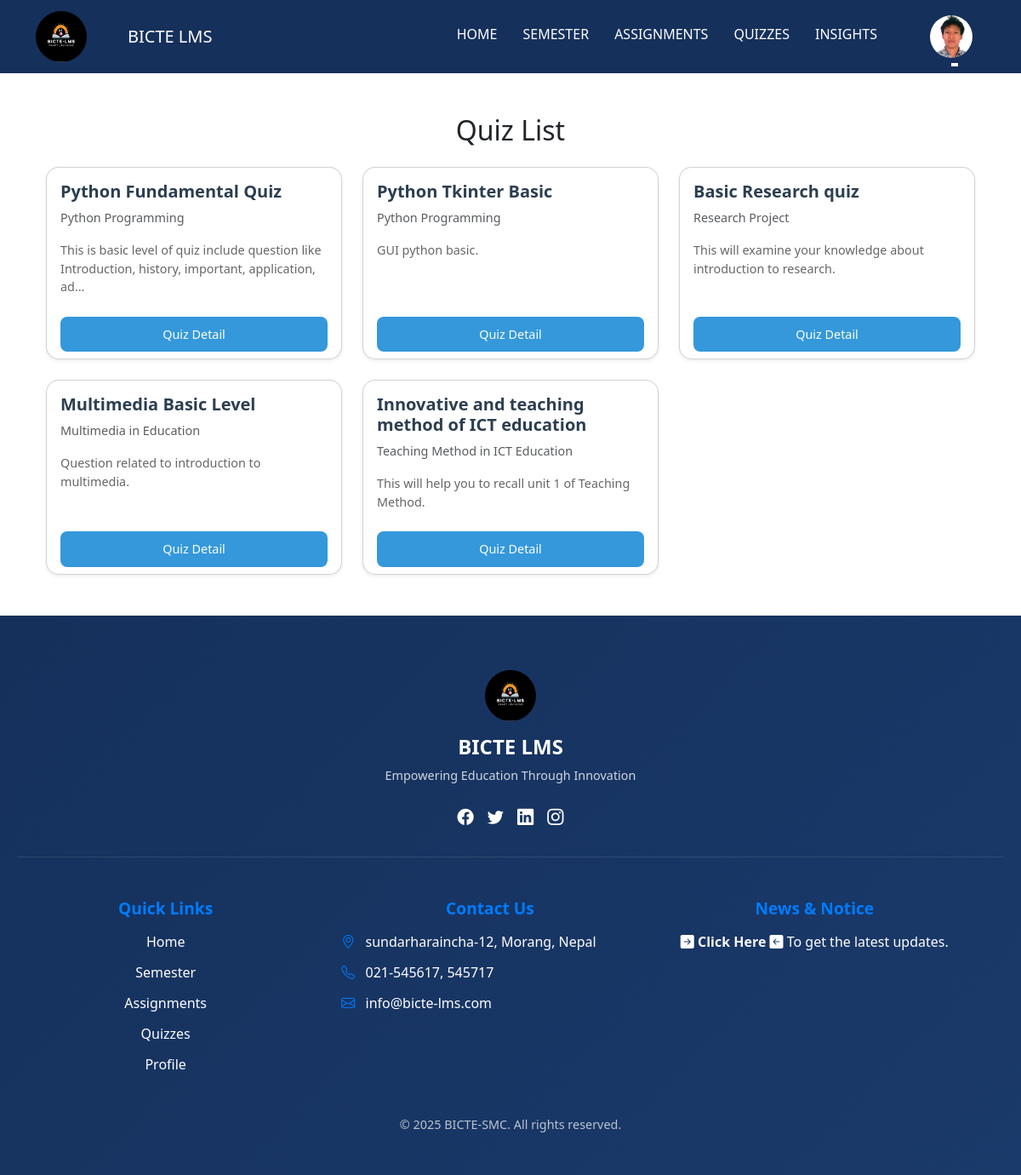
/api/student-quiz-list/ (signed in), run on the app's committed database.
### main/models.py (models this page shows, shortened)
class Student(models.Model):
    profile_picture = models.ImageField(upload_to='student_pics/', null=True, blank=True, default='no_image2.jpg')
    st_exam_roll_no = models.CharField(max_length=8, default='00000000')
    st_reg_no = models.CharField(max_length=40, default='0-0-000-00-0000')
    st_name = models.CharField(max_length=100)
    st_date_of_birth = models.DateField(null=True, blank=True)
    st_address = models.CharField(max_length=255)
    st_contact = models.CharField(max_length=15)
    enrollment_date = models.IntegerField(null=True, blank=True)
    st_email = models.EmailField(unique=True)
    st_password = models.CharField(max_length=128, default='studentSMC1')  # Default password
    st_gender = models.CharField(max_length=10, choices=[('Male', 'Male'), ('Female', 'Female'), ('Other', 'Other')], null=True, blank=True)
    st_father_name = models.CharField(max_length=100, null=True, blank=True)
    semester = models.ForeignKey('Semester', on_delete=models.CASCADE)
    email_sent = models.BooleanField(default=False)  # Track if email has been sent
    class Meta:
        verbose_name = "Student"
        verbose_name_plural = "Students"

class Quiz(models.Model):
    title = models.CharField(max_length=255, verbose_name="Quiz Title")
    description = models.TextField(blank=True, null=True, verbose_name="Description")
    created_at = models.DateTimeField(auto_now_add=True, verbose_name="Created At")
    updated_at = models.DateTimeField(auto_now=True, verbose_name="Updated At")
    is_active = models.BooleanField(default=True, verbose_name="Is Active")
    course = models.ForeignKey(Course, on_delete=models.CASCADE, related_name="quizzes", verbose_name="Course")
    teacher = models.ForeignKey(Teacher, on_delete=models.CASCADE, related_name="quizzes", verbose_name="Teacher")
    class Meta:
        verbose_name = "Quiz"
        verbose_name_plural = "Quizzes"

class Course(models.Model):
    syllabus_file = models.FileField(upload_to='syllabus_files/', null=True, blank=True)
    subject_code = models.CharField(max_length=20)
    title = models.CharField(max_length=50)
    description = models.TextField()
    credits = models.IntegerField()
    is_elective = models.BooleanField(default=False, blank=True, null=True)
    semester = models.ForeignKey(Semester, on_delete=models.CASCADE)
    teacher = models.ForeignKey(Teacher, on_delete=models.SET_NULL, null=True, blank=True)
    class Meta:
        verbose_name = "Course"
        verbose_name_plural = "Courses"

### main/views.py (the view)
# urls.py: path('student-quiz-list/', views.StudentQuizListView.as_view(), name='student-quiz-list'),
class StudentQuizListView(LoginRequiredMixin, TemplateView):
    template_name = 'student_template/student_quiz_list.html'
    login_url = '/api/login/'
    def get_context_data(self, **kwargs):
        context = super().get_context_data(**kwargs)
        try:
            student = Student.objects.get(id=self.request.session.get('user_id'))
            context['student'] = student
            if student.semester:
                if student.semester.is_active:
                    quizzes = Quiz.objects.filter(course__semester=student.semester, is_active=True)
                    context['quizzes'] = quizzes
                else:
                    context['warning'] = 'You are not enrolled in an active semester. Please contact the administrator.'
                    context['quizzes'] = []
            else:
                context['warning'] = 'You are not enrolled in any semester. Please contact the administrator.'
                context['quizzes'] = []
        except Student.DoesNotExist:
            context['error'] = 'Student not found. Please log in again.'
        return context

### templates/student_template/student_quiz_list.html (shortened to what this page needs)
{% extends "student_template/st_base_template.html" %} {% load static %} {% block title %} Quiz List - BICTESMC {% endblock %} {% block content %}
<div class="container my-5">
    <h2 class="text-center mb-4">Quiz List</h2>
    <div class="row row-cols-1 row-cols-md-2 row-cols-lg-3 g-4">
        {% for quiz in quizzes %}
        <div class="col">
            <div class="card h-100 shadow-sm quiz-card">
                <div class="card-body">
                    <h5 class="card-title">{{ quiz.title }}</h5>
                    <p class="card-text text-muted">{{ quiz.course.title }}</p>
                    <p class="card-text">{{ quiz.description|truncatechars:100 }}</p>
                </div>
                <div class="card-footer bg-transparent border-0">
                    <a href="{% url 'student-quiz-detail' quiz.id %}" class="btn btn-primary w-100"> Quiz Detail</a>
                </div>
            </div>
        </div>
        {% empty %}
        <div class="container my-5 d-flex justify-content-center align-items-center">
            <div class="alert alert-info text-center " role="alert ">
                No quizzes available for your semester.
            </div>
        </div>
        {% endfor %}
    </div>
</div>
{% endblock %}

### templates/student_template/st_base_template.html (shortened to what this page needs)
<!DOCTYPE html>
<html lang="en">
<head>
    <link rel="stylesheet" href="https://cdn.jsdelivr.net/npm/bootstrap-icons@1.11.3/font/bootstrap-icons.min.css">
    <link href="https://cdn.jsdelivr.net/npm/bootstrap@5.3.0/dist/css/bootstrap.min.css" rel="stylesheet" />
</head>
<body>
    {% load static %}
    <nav class="navbar navbar-expand-lg navbar-dark bg-dark">
        <div class="container">
            <div class="navbar-logo">
                <img class="mt-auto mb-auto" src="{% static 'images/main_logo.png' %}" alt="Logo" />
            </div>
            <a class="navbar-brand ms-5" href="#">BICTE LMS</a>
            <div class="collapse navbar-collapse" id="navbarNav">
                <ul class="navbar-nav ms-auto this_pading">
                    <li class="nav-item custom-padding dropdown">
                        <a class="nav-link {% if request.path == '/api/student-home/' %}active{% endif %}" href="/api/student-home/">Home</a>
                    </li>
                    <li class="nav-item custom-padding">
                        <a class="nav-link {% if request.path == '/api/st-semester-view/' %}active{% endif %}" href="/api/st-semester-view/{{ student.semester.id }}/">Semester</a
              >
            </li>
              <li class="nav-item custom-padding">
                        <a class="nav-link {% if request.path == '/api/student-assignment-view/' %}active{% endif %}" href="/api/student-assignment-view/">Assignments</a>
                    </li>
                    <li class="nav-item custom-padding">
                        <a class="nav-link {% if request.path == '/api/leaderboard/' %}active{% endif %}" href="/api/leaderboard/">Quizzes</a
              >
            </li>
            <li class="nav-item custom-padding dropdown">
              <a
                class="nav-link {% if request.path == '#' %}active{% endif %}"
                href="#"
                >Insights</a
              >
            </li>
              </ul>
            <li class="nav-item dropdown user_profile">
              <a
                class="nav-link dropdown-toggle no-hover"
                href="#"
                id="navbarDropdown"
                role="button"
                data-bs-toggle="dropdown"
                aria-expanded="false"
              >
                {% if student.profile_picture %}
                <img
                  src="{{ student.profile_picture.url }}"
                  alt="Profile Picture"
                  class="rounded-circle"
                  style="width: 50px; height: 50px"
                />
                {% endif %}
              </a>
            </li>
        </div>
      </div>
    </nav>
    <div class="container mt-4">{% block content %}{% endblock %}</div>
    <footer class="footer-section">
      <div class="footer-container">
          <div class="footer-top">
              <div class="footer-brand">
                  <div class="navbar-logo">
                      <a href="#">
                        <img src="{% static 'images/main_logo.png' %}" alt="Logo" />
                      </a>
            </div>
            <h3 class="brand-name" style="color:white !important;">BICTE LMS</h3>
            <p class="brand-tagline">Empowering Education Through Innovation</p>
            <div class="social-icons">
                <a href="#" class="social-icon"><i class="bi bi-facebook"></i></a>
                <a href="#" class="social-icon"><i class="bi bi-twitter"></i></a>
                <a href="#" class="social-icon"><i class="bi bi-linkedin"></i></a>
                <a href="#" class="social-icon"><i class="bi bi-instagram"></i></a>
            </div>
        </div>
        </div>
        <div class="footer-links mt-5 pe-5" style=" justify-content: center;  ">
            <div class="links-column" style=" text-align: center;">
                <h4 class="links-title">Quick Links</h4>
                <ul>
                    <li><a href="/api/student-home/">Home</a></li>
                    <li>
                        {% if student.semester %}
                        <a href="{% url 'st-semester-view' student.semester.id %}">Semester</a> {% else %}
                        <span class="text-muted error_semester ">Semester (Not Assigned)</span> {% endif %}
                    </li>
                    <li><a href="/api/student-assignment/">Assignments</a></li>
                    <li><a href="/api/leaderboard/">Quizzes</a></li>
                    <li><a href="/api/student-profile/">Profile</a></li>
                </ul>
            </div>
            <div class="links-column">
                <h4 class="links-title  text-center">Contact Us</h4>
                <ul>
                    <li><i class="bi bi-geo-alt"></i> sundarharaincha-12, Morang, Nepal</li>
                    <li><i class="bi bi-telephone"></i> 021-545617, 545717</li>
                    <li><i class="bi bi-envelope"></i> info@bicte-lms.com</li>
                </ul>
            </div>
            <div class="links-column">
                <h4 class="links-title text-center">News &amp; Notice</h4>
                <p class=" text-center bi bi-arrow-right-square-fill">
                    <a href="/api/student-notice-list/" class="text-decoration-none text-light fw-bold"> Click Here </a><span class="bi bi-arrow-left-square-fill"> To get the latest updates</span>.</p>
            </div>
        </div>
        <div class="footer-bottom">
            <p>&copy; <span id="current-year"></span> BICTE-SMC. All rights reserved.</p>
        </div>
        </div>
        </footer>
</body>
</html>

### templates/student_template/st_base_template.html (style rules this page uses)
.navbar-logo img { width: 60px; height: 60px; border-radius: 50%; transition: transform 0.3s ease; }
.navbar { background-color: #15305b !important; }
.navbar .navbar-nav .nav-link { color: #fff !important; font-weight: 500; padding: 10px 15px; text-transform: uppercase; transition: all 0.3s ease; position: relative; }
.navbar .navbar-nav .nav-link::after { content: ''; position: absolute; width: 0; height: 2px; background: white; bottom: 0; left: 50%; transform: translateX(-50%); transition: width 0.3s ease; }
.custom-padding { padding-top: 10px; }
.user_profile { padding-left: 2rem; }
.footer-section { background: linear-gradient(135deg, #15305b, #1a3a6b); color: #fff; padding: 4rem 0 2rem 0; position: relative; overflow: hidden; }
.footer-container { max-width: 1200px; margin: 0 auto; padding: 0 20px; }
.footer-top { display: flex; flex-wrap: wrap; gap: 2rem; padding-bottom: 2rem; border-bottom: 1px solid rgba(255, 255, 255, 0.1); }
.footer-brand { flex: 1; min-width: 250px; display: flex; flex-direction: column; align-items: center; text-align: center; }
.navbar-logo img { width: 60px; height: 60px; border-radius: 50%; margin-bottom: 1rem; }
.brand-name { font-size: 1.5rem; font-weight: bold; margin-bottom: 0.5rem; }
.brand-tagline { font-size: 0.9rem; color: rgba(255, 255, 255, 0.8); margin-bottom: 1.5rem; }
.social-icons { display: flex; gap: 1rem; justify-content: center; }
.social-icon { color: #fff; font-size: 1.2rem; transition: transform 0.3s ease, color 0.3s ease; }
.footer-links { flex: 2; display: flex; gap: 2rem; flex-wrap: wrap; }
.links-column { flex: 1; min-width: 150px; }
.links-title { font-size: 1.2rem; font-weight: bold; margin-bottom: 1rem; color: #007bff; }
.links-column ul { list-style: none; padding: 0; }
.links-column ul li { margin-bottom: 0.75rem; }
.links-column ul li a { color: #fff; text-decoration: none; transition: color 0.3s ease; }
.links-column ul li i { margin-right: 0.5rem; color: #007bff; }
.footer-bottom { text-align: center; padding-top: 2rem; font-size: 0.9rem; color: rgba(255, 255, 255, 0.7); }

### templates/student_template/student_quiz_list.html (style rules this page uses)
.quiz-card { border-radius: 15px; transition: transform 0.3s ease, box-shadow 0.3s ease; }
.card-title { font-size: 1.25rem; font-weight: 600; color: #2c3e50; }
.card-text { font-size: 0.9rem; color: #666; }
.btn-primary { background-color: #3498db; border: none; border-radius: 8px; padding: 10px 20px; font-size: 0.9rem; transition: background-color 0.3s ease; }

### data on the page
Student: profile_picture (picture)
Quiz: title "Python Fundamental Quiz", course "Python Programming", description "This is basic level of quiz include question like Introduction, history, important, application, ad…"
Quiz: title "Python Tkinter Basic", course "Python Programming", description "GUI python basic."
Quiz: title "Basic Research quiz", course "Research Project", description "This will examine your knowledge about introduction to research."
Quiz: title "Multimedia Basic Level", course "Multimedia in Education", description "Question related to introduction to multimedia."
Quiz: title "Innovative and teaching method of ICT education", course "Teaching Method in ICT Education", description "This will help you to recall unit 1 of Teaching Method."
